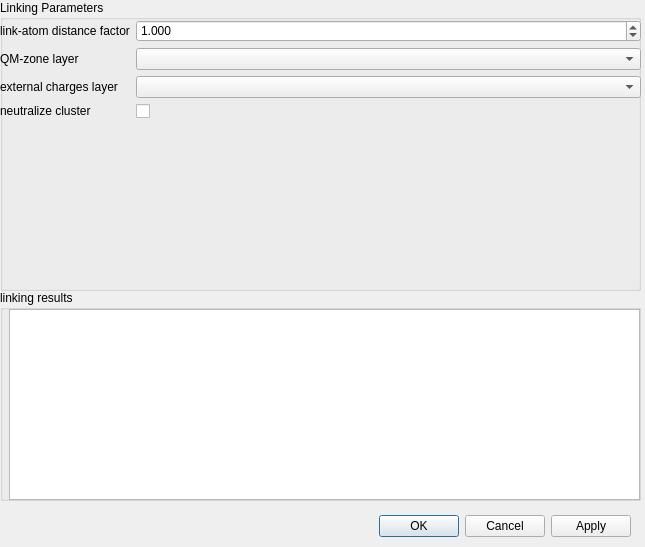
<?xml version="1.0" encoding="UTF-8"?>
<ui version="4.0">
 <class>Dialog</class>
 <widget class="QDialog" name="Dialog">
  <property name="geometry">
   <rect>
    <x>0</x>
    <y>0</y>
    <width>645</width>
    <height>547</height>
   </rect>
  </property>
  <property name="windowTitle">
   <string>Dialog</string>
  </property>
  <property name="windowIcon">
   <iconset resource="gsresources.qrc">
    <normaloff>:/images/images/GSLogo.svg</normaloff>:/images/images/GSLogo.svg</iconset>
  </property>
  <widget class="QDialogButtonBox" name="buttonBox">
   <property name="geometry">
    <rect>
     <x>10</x>
     <y>510</y>
     <width>621</width>
     <height>32</height>
    </rect>
   </property>
   <property name="orientation">
    <enum>Qt::Horizontal</enum>
   </property>
   <property name="standardButtons">
    <set>QDialogButtonBox::Apply|QDialogButtonBox::Cancel|QDialogButtonBox::Ok</set>
   </property>
  </widget>
  <widget class="QGroupBox" name="groupBox">
   <property name="geometry">
    <rect>
     <x>0</x>
     <y>0</y>
     <width>641</width>
     <height>291</height>
    </rect>
   </property>
   <property name="styleSheet">
    <string notr="true">border-color: rgb(0, 0, 0);</string>
   </property>
   <property name="title">
    <string>Linking Parameters</string>
   </property>
   <property name="flat">
    <bool>false</bool>
   </property>
   <widget class="QWidget" name="verticalLayoutWidget">
    <property name="geometry">
     <rect>
      <x>0</x>
      <y>20</y>
      <width>641</width>
      <height>271</height>
     </rect>
    </property>
    <layout class="QVBoxLayout" name="verticalLayout">
     <item>
      <layout class="QFormLayout" name="formLayout">
       <property name="fieldGrowthPolicy">
        <enum>QFormLayout::AllNonFixedFieldsGrow</enum>
       </property>
       <item row="0" column="0">
        <widget class="QLabel" name="label_3">
         <property name="text">
          <string>link-atom distance factor</string>
         </property>
        </widget>
       </item>
       <item row="0" column="1">
        <widget class="QDoubleSpinBox" name="ladfSpinBox">
         <property name="decimals">
          <number>3</number>
         </property>
         <property name="minimum">
          <double>0.010000000000000</double>
         </property>
         <property name="maximum">
          <double>10.000000000000000</double>
         </property>
         <property name="singleStep">
          <double>0.020000000000000</double>
         </property>
         <property name="value">
          <double>1.000000000000000</double>
         </property>
        </widget>
       </item>
       <item row="1" column="0">
        <widget class="QLabel" name="label">
         <property name="text">
          <string>QM-zone layer</string>
         </property>
        </widget>
       </item>
       <item row="1" column="1">
        <widget class="QComboBox" name="qmzComboBox"/>
       </item>
       <item row="2" column="0">
        <widget class="QLabel" name="label_2">
         <property name="text">
          <string>external charges layer</string>
         </property>
        </widget>
       </item>
       <item row="2" column="1">
        <widget class="QComboBox" name="pchrComboBox"/>
       </item>
       <item row="3" column="0">
        <widget class="QLabel" name="neutralizeClusterLabel">
         <property name="text">
          <string>neutralize cluster</string>
         </property>
        </widget>
       </item>
       <item row="3" column="1">
        <widget class="QCheckBox" name="neutralizeClusterCheckBox"/>
       </item>
      </layout>
     </item>
     <item>
      <spacer name="verticalSpacer">
       <property name="orientation">
        <enum>Qt::Vertical</enum>
       </property>
       <property name="sizeHint" stdset="0">
        <size>
         <width>20</width>
         <height>40</height>
        </size>
       </property>
      </spacer>
     </item>
    </layout>
   </widget>
  </widget>
  <widget class="QGroupBox" name="groupBox_2">
   <property name="geometry">
    <rect>
     <x>0</x>
     <y>290</y>
     <width>641</width>
     <height>211</height>
    </rect>
   </property>
   <property name="title">
    <string>linking results</string>
   </property>
   <widget class="QWidget" name="gridLayoutWidget">
    <property name="geometry">
     <rect>
      <x>9</x>
      <y>19</y>
      <width>631</width>
      <height>191</height>
     </rect>
    </property>
    <layout class="QGridLayout" name="gridLayout">
     <item row="0" column="0">
      <widget class="QTextBrowser" name="resultsTextBrowser"/>
     </item>
    </layout>
   </widget>
  </widget>
 </widget>
 <resources>
  <include location="gsresources.qrc"/>
 </resources>
 <connections>
  <connection>
   <sender>buttonBox</sender>
   <signal>accepted()</signal>
   <receiver>Dialog</receiver>
   <slot>accept()</slot>
   <hints>
    <hint type="sourcelabel">
     <x>248</x>
     <y>254</y>
    </hint>
    <hint type="destinationlabel">
     <x>157</x>
     <y>274</y>
    </hint>
   </hints>
  </connection>
  <connection>
   <sender>buttonBox</sender>
   <signal>rejected()</signal>
   <receiver>Dialog</receiver>
   <slot>reject()</slot>
   <hints>
    <hint type="sourcelabel">
     <x>316</x>
     <y>260</y>
    </hint>
    <hint type="destinationlabel">
     <x>286</x>
     <y>274</y>
    </hint>
   </hints>
  </connection>
 </connections>
</ui>
